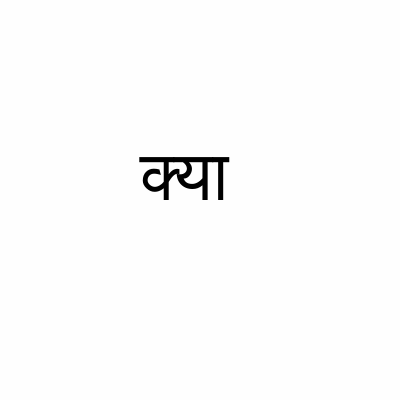
Frame 1 (no input)
Frame 60 (no input): identical to frame 1, image omitted
Frame 120 (the mouse pressed at the canvas centre since frame 60): identical to frame 1, image omitted

The p5.js sketch that drew this single still picture (run headless with seeded random() and noise() and a simulated clock; from frame 60 on, the mouse is pressed at the canvas centre):

// p5.js sketch
// ── sketch.js
function setup() {
  createCanvas(400, 400);
  textFont('Modak')
}

function draw() {
  background(254);
  textSize(70)
  let c = textWidth()
  console.log(c)
  text("क्या",c/2,height/2)
}
